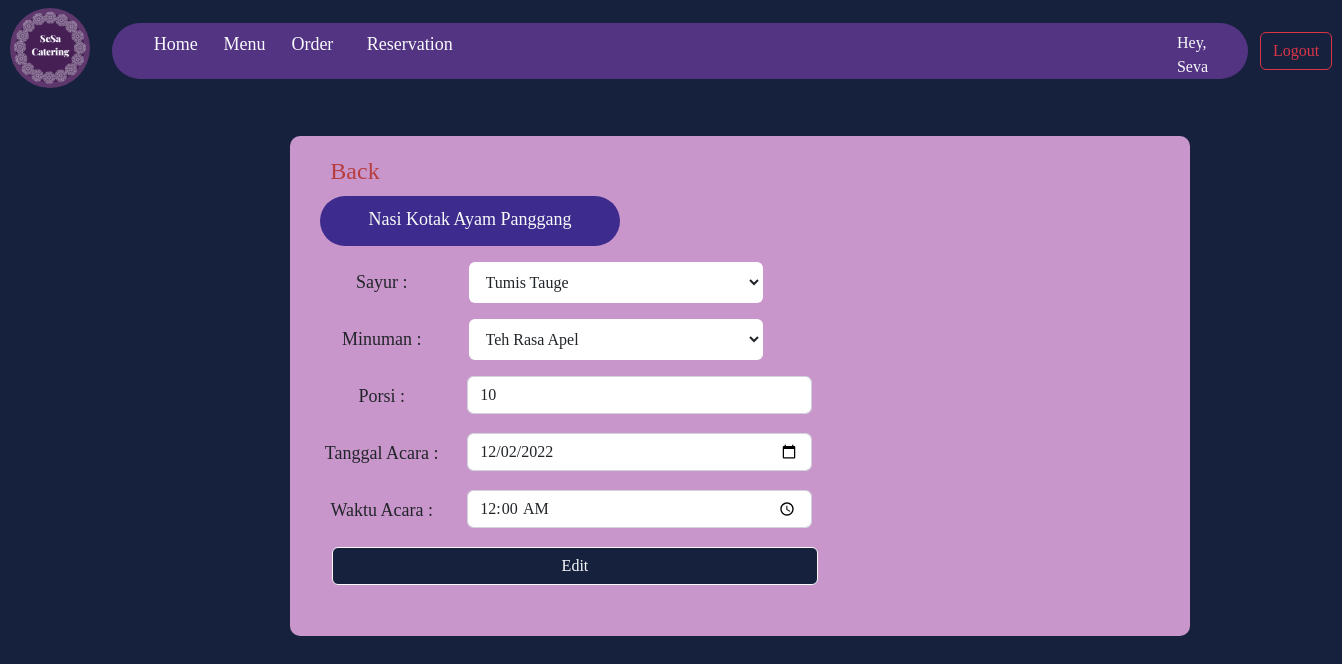
Screenshot of /Final-Project-S3/editPesanan.php?id_pesanan=10 (signed in) with the database file from the repository.
### tables this page shows
CREATE TABLE `pesanan` (
  `id_pesanan` int(11) NOT NULL,
  `id_user` int(11) NOT NULL,
  `id_menu` int(11) NOT NULL,
  `id_lauk` int(11) NOT NULL,
  `id_sayur` int(11) NOT NULL,
  `id_minuman` int(11) NOT NULL,
  `porsi` int(11) NOT NULL,
  `id_status` int(11) NOT NULL,
  `tgl_acara` date NOT NULL,
  `waktu_acara` time NOT NULL,
  `tglwaktu_pesan` datetime NOT NULL DEFAULT current_timestamp()
);

CREATE TABLE `menu` (
  `nama_menu` varchar(50) NOT NULL,
  `id_menu` int(11) NOT NULL,
  `id_lauk` int(11) NOT NULL,
  `harga` int(11) NOT NULL,
  `desk_menu1` text NOT NULL,
  `desk_menu2` text NOT NULL
);

CREATE TABLE `sayur` (
  `id_sayur` int(11) NOT NULL,
  `sayur` varchar(30) NOT NULL,
  `deskripsi` text NOT NULL
);

CREATE TABLE `minuman` (
  `id_minuman` int(11) NOT NULL,
  `minuman` varchar(25) NOT NULL,
  `deskripsi` text NOT NULL
);

### Final-Project-S3/editPesanan.php (the view, shortened to what this page needs)
<!DOCTYPE html>
<html lang="en">
<head>
    <link rel="stylesheet" href="style.css?v=<?php echo time(); ?>">
    <link href="https://cdn.jsdelivr.net/npm/bootstrap@5.2.2/dist/css/bootstrap.min.css" rel="stylesheet">
</head>
<body style="background-color:  rgb(22, 33, 62); font-family: serif;">
    <nav class="navbar navbar-expand-lg">
        <a href="homePage.php"><img src="assets/SeSa Catering.png" alt="logo SeSa.png" style="height: 80px; width: 80px; border-radius: 50%; margin-left: 10px;"></a>
        <div class="container-fluid">
            <div class="collapse navbar-collapse" id="navbarNav">
                <ul class="navbar-nav" style="margin-left: 10px; margin-top: 5px; background-color: rgb(83, 52, 131); border-radius: 40px;">
                    <li class="nav-item">
                        <a class="nav-link active text-light" style=" margin-left: 25px; margin-right: 10px; font-size: large;" aria-current="page" href="homePage.php">
                            <iconify-icon icon="material-symbols:home" inline style="color: white; margin-left: 20%" width="20" height="20"></iconify-icon>Home
                        </a>
                    </li>
                    <li class="nav-item">
                        <a class="nav-link active text-light" style=" margin-right: 10px; font-size: large;" aria-current="page" href="menuPage.php">
                            <iconify-icon icon="ic:baseline-menu-book" inline style="color: white; margin-left: 20%" width="20" height="20"></iconify-icon>Menu
                        </a>
                    </li>
                    <li class="nav-item">
                        <a class="nav-link text-light" style="font-size: large;" href="orderPage.php">
                            <iconify-icon inline icon="tabler:cup" style="color: white; margin-left: 20%" width="20" height="20"></iconify-icon>Order
                        </a>
                    </li>
                    <li class="nav-item">
                        <a class="nav-link text-light" style=" margin-right: 740px; font-size: large;" href="reservationPage.php">
                            <iconify-icon inline icon="icon-park-outline:transaction-order" style="color: white; margin-left: 30%" width="20" height="20"></iconify-icon>Reservation
                        </a>
                    </li>
                    <li class="nav-item text-light" style="margin-right: 40px; margin-top: 8px; margin-left: 2px; ">
                        <?php
                        $username = $_SESSION['username'];
                        ?>
                        Hey, <?= $username ?>
                    </li>
                </ul>
            </div>
        </div>
        <a href="logoutProcess.php" style="margin-right: 20px; margin-top: 5px;">
            <button type="button" class="btn btn-outline-danger">Logout</button>
        </a>
    </nav>
    <div class="containerBackground2 text-center" style="background-color: rgb(201, 150, 204); padding: 10px; height: 500px; width: 900px; margin-left:290px; ">
        <a href="reservationPage.php">
            <button type="button" class="btn" style="color:  rgb(183, 62, 62); font-size: x-large; margin-right: 770px;">
                <iconify-icon inline icon="material-symbols:arrow-back-rounded" style="color: #b73e3e;" width="24" height="24"></iconify-icon>Back
            </button>
        </a>
        <?php
        include('connect.php');
        $id_pesanan = $_GET['id_pesanan'];
        $sql    = "SELECT * FROM pesanan INNER JOIN menu ON pesanan.id_menu = menu.id_menu where id_pesanan=$id_pesanan";
        $query    = mysqli_query($koneksi, $sql);
        $data = mysqli_fetch_array($query);
        ?>
        <div class="containerFilly text-light text-center">
            <?= $data['nama_menu']; ?>
        </div>
        <form method="POST" action="editProcess.php" style="margin-left: 20px;">
            <div class="row mt-3">
                <label class="col-2 col-form-label" style="border: 2px; border-color: black">Sayur :</label>
                <select name="sayur" style="background-color: white; margin-left: 1.5% " class="col-4 btn" data-bs-toggle="dropdown" required="">
                    <?php
                    include('connect.php');
                    $sql    = "SELECT * FROM sayur";
                    $query  = mysqli_query($koneksi, $sql);
                    while ($sayur = mysqli_fetch_array($query)) {
                    ?>
                        <option align="left" value=<?= $sayur['id_sayur']; ?> <?= $data["id_sayur"] == $sayur["id_sayur"] ? "selected" : "" ?>><?= $sayur['sayur']; ?> </option>
                    <?php } ?>
                </select>
            </div>
            <div class="row mt-3">
                <label class="col-2 col-form-label" style="border: 2px; border-color: black">Minuman : </label>
                <select name="minuman" style="background-color: white; margin-left: 1.5%" class="col-4 btn" data-bs-toggle="dropdown" required="">:
                    <?php
                    include('connect.php');
                    $sql    = "SELECT * FROM minuman";
                    $query  = mysqli_query($koneksi, $sql);
                    while ($minuman = mysqli_fetch_array($query)) {
                    ?>
                        <option align="left" value=<?= $minuman['id_minuman']; ?> <?= $data["id_minuman"] == $minuman["id_minuman"] ? "selected" : "" ?>><?= $minuman['minuman']; ?> </option>
                    <?php } ?>
                </select>
            </div>
            <div class="row mt-3">
                <label class="col-2 col-form-label" style="border: 2px; border-color: black">Porsi : </label>
                <div class="col-5">
                    <input type="number" name="porsi" class="form-control" value="<?= $data['porsi']; ?>" required="">
                </div>
            </div>
            <div class="row mt-3">
                <label class="col-2 col-form-label" style="border: 2px; border-color: black">Tanggal Acara : </label>
                <div class="col-5">
                    <input type="date" name="tgl_acara" class="form-control" value="<?= $data['tgl_acara']; ?>" required="">
                </div>
            </div>
            <div class="row mt-3">
                <label class="col-2 col-form-label" style="border: 2px; border-color: black">Waktu Acara : </label>
                <div class="col-5">
                    <input type="time" name="waktu_acara" class="form-control" value="<?= $data['waktu_acara']; ?>" required="">
                </div>
            </div>
            <div class="row mt-3">
                <button style="width: 55%; background-color:rgb(22, 33, 62); margin-left: 2.7%;" type="submit" class="btn btn-outline-light buttonSize" value="edit">Edit</button>
            </div>
        </form>
    </div>
</body>
</html>

### Final-Project-S3/style.css (style rules this page uses)
.containerFilly { font-size: large; background-color: rgb(61, 44, 141); height: 50px; border-radius: 40px; width: 300px; margin-left: 20px; padding-top: 10px; }
.containerBackground2 { font-size: large; margin-top: 40px; background-color: rgb(219, 200, 172); margin-right: 75px; border-radius: 10px; }

### rows the page displays
pesanan: id_menu.nama_menu "Nasi Kotak Ayam Panggang", sayur "Tumis Tauge", minuman "Teh Rasa Apel", porsi "10", tgl_acara "12/02/2022", waktu_acara "00:00:00"

### other values shown
$username "Seva"
